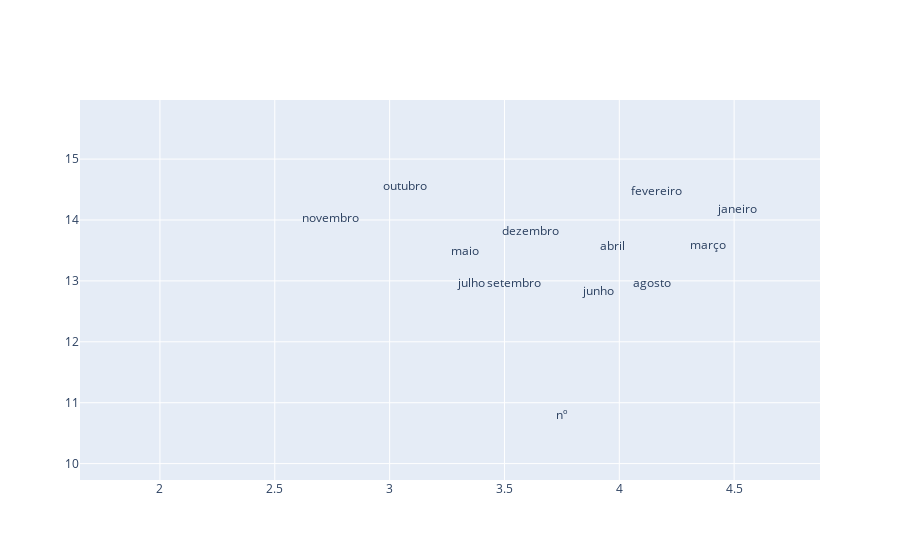

Notebook cell for this chart:
### Code cell
plot_with_plotly(x_vals, y_vals, labels)

### Figure 1 — Plotly figure (JSON) as saved in the notebook; plotly's stock layout.template omitted (floating-point values rounded to 4 significant figures; data arrays with more than 128 entries replaced by an {"elided": "..."} marker saying what was removed)
{"data": [{"mode": "text", "text": {"elided": "201 str values"}, "type": "scatter", "x": {"elided": "201 float values"}, "y": {"elided": "201 float values"}}], "layout": {"autosize": true, "xaxis": {"autorange": false, "range": [1.652, 4.874], "type": "linear"}, "yaxis": {"autorange": false, "range": [9.731, 15.97], "type": "linear"}}}
